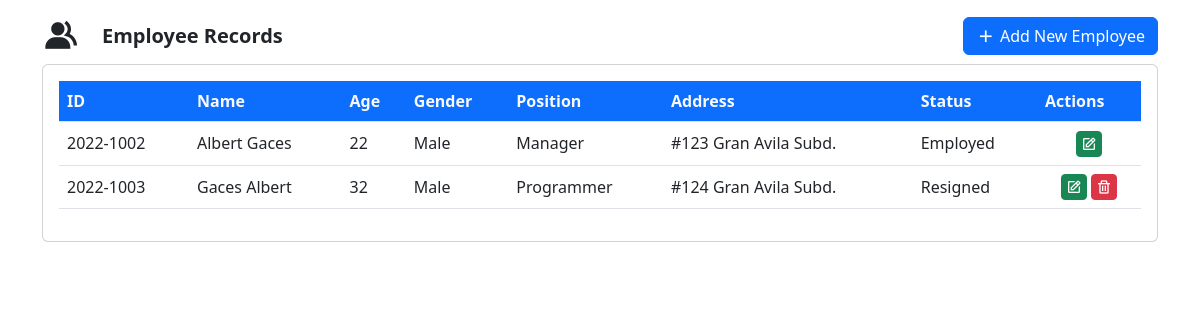
The page / on the database its author committed.
### tables this page shows
CREATE TABLE `employees_tbl` (
  `ID` int(11) NOT NULL,
  `emp_firstname` varchar(100) NOT NULL,
  `emp_lastname` varchar(100) NOT NULL,
  `emp_age` int(11) NOT NULL,
  `emp_gender` varchar(100) NOT NULL,
  `emp_position` int(11) NOT NULL,
  `emp_address` varchar(150) NOT NULL,
  `emp_status` varchar(50) NOT NULL
);

CREATE TABLE `emp_pos_tbl` (
  `ID` int(11) NOT NULL,
  `position` varchar(100) NOT NULL
);

### index.php (the view, shortened to what this page needs)
<?php
    include "database.php";
    $sqlEmployeesTable = $database->query("SELECT employees_tbl.ID, employees_tbl.emp_firstname, employees_tbl.emp_lastname, employees_tbl.emp_age, employees_tbl.emp_gender, emp_pos_tbl.position, employees_tbl.emp_address, employees_tbl.emp_status FROM employees_tbl INNER JOIN emp_pos_tbl ON employees_tbl.emp_position = emp_pos_tbl.ID") or die ($database->error);
?>
<!DOCTYPE html>
<html lang="en">
<head>
    <link href="https://cdn.jsdelivr.net/npm/bootstrap@5.2.0/dist/css/bootstrap.min.css" rel="stylesheet">
    <link rel="stylesheet" type="text/css" href="https://cdn.datatables.net/v/bs5/dt-1.11.3/af-2.3.7/b-2.1.1/cr-1.5.5/date-1.1.1/fc-4.0.1/fh-3.2.1/kt-2.6.4/r-2.2.9/rg-1.1.4/rr-1.2.8/sc-2.0.5/sb-1.3.0/sp-1.4.0/sl-1.3.4/sr-1.0.1/datatables.min.css"/>
    <link href='https://unpkg.com/boxicons@2.1.2/css/boxicons.min.css' rel='stylesheet'>
</head>
<body>
    <div class="content m-3">
        <div class="container">
            <div class="row mb-2">
                <div class="col d-flex align-items-center">
                    <p class="fw-bold lead m-0 me-auto d-flex align-items-center">
                        <i class='bx bxs-group fs-1'></i>&emsp;Employee Records
                    </p>
                    <button class="btn btn btn-primary d-flex align-items-center" type="button" data-bs-toggle="modal" data-bs-target="#modalAddEmployee">
                        <i class='bx bx-plus fs-5'></i>&nbsp;Add New Employee
                    </button>
                </div>
            </div>
            <div class="row">
                <div class="col">
                    <div class="card">
                        <div class="card-body">
                            <table class="datatable-desc-2 table table-hover responsive nowrap w-100">
                                <thead class="bg-primary text-light">
                                    <th>ID</th>
                                    <th>Name</th>
                                    <th>Age</th>
                                    <th>Gender</th>
                                    <th>Position</th>
                                    <th>Address</th>
                                    <th>Status</th>
                                    <th>Actions</th>
                                </thead>
                                <tbody>
                                    <?php while($fetch = $sqlEmployeesTable->fetch_array()){ ?>
                                        <tr>
                                            <td class="align-middle">2022-100<?php echo $fetch['ID']?></td>
                                            <td class="align-middle"><?php echo $fetch['emp_firstname']." ".$fetch['emp_lastname']?></td>
                                            <td class="align-middle"><?php echo $fetch['emp_age']?></td>
                                            <td class="align-middle"><?php echo $fetch['emp_gender']?></td>
                                            <td class="align-middle"><?php echo $fetch['position']?></td>
                                            <td class="align-middle"><?php echo $fetch['emp_address']?></td>
                                            <td class="align-middle"><?php echo $fetch['emp_status']?></td>
                                            <td class="align-middle text-center">
                                                <button class="btn btn-sm btn-success p-1" data-bs-toggle="modal" data-bs-target="#modalEmployeeEdit<?php echo $fetch['ID']?>">
                                                    <i class='bx bx-edit fs-6 d-flex align-items-center' data-bs-toggle="tooltip" data-bs-placement="top" title="Edit Employee"></i>
                                                </button>
                                                <?php
                                                    if ($fetch['emp_status'] == 'Resigned') {
                                                        ?>
                                                            <button class="btn btn-sm btn-danger p-1" data-bs-toggle="modal" data-bs-target="#modalEmployeeDelete<?php echo $fetch['ID']?>">
                                                                <i class='bx bx-trash fs-6 d-flex align-items-center' data-bs-toggle="tooltip" data-bs-placement="top" title="Delete Employee"></i>
                                                            </button>
                                                        <?php
                                                    }
                                                ?>
                                            </td>
                                        </tr>
                                    <?php }?>
                                </tbody>
                            </table>
                        </div>
                    </div>
                </div>
            </div>
        </div>
    </div>
</body>
</html>

### rows shown on the page
employees_tbl: ID "2", emp_firstname "Albert", emp_lastname "Gaces", emp_age "22", emp_gender "Male", emp_position.position "Manager", emp_address "#123 Gran Avila Subd.", emp_status "Employed"
employees_tbl: ID "3", emp_firstname "Gaces", emp_lastname "Albert", emp_age "32", emp_gender "Male", emp_position.position "Programmer", emp_address "#124 Gran Avila Subd.", emp_status "Resigned"
